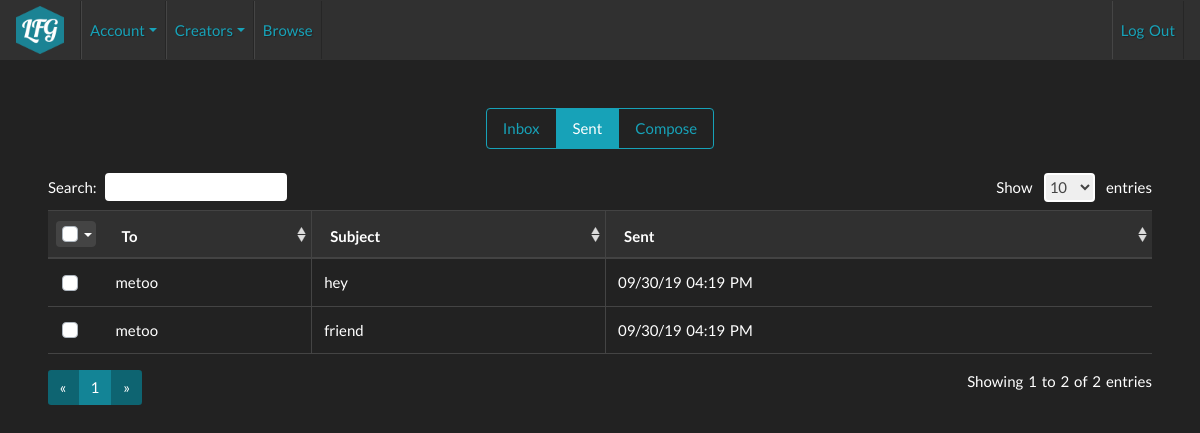
Page /sent (signed in) on the committed database.
### tables this page shows
CREATE TABLE 'messages' ('mess_id' integer PRIMARY KEY AUTOINCREMENT NOT NULL,'to_user' varchar(50) NOT NULL,'from_user' varchar(50) NOT NULL,'subject' varchar(50) NOT NULL, 'message' varchar(5000) NOT NULL,'read' boolean NOT NULL DEFAULT 0, 'sent' timestamp NOT NULL DEFAULT CURRENT_TIMESTAMP , 'to_del' boolean NOT NULL DEFAULT 0, 'from_del' boolean NOT NULL DEFAULT 0);

### application.py (the view)
@app.route("/sent")
@login_required
def sent():
    sent_messes = db.execute("SELECT mess_id, to_user, subject, sent FROM messages WHERE from_user = (SELECT username FROM users WHERE id = :id) AND from_del = 0",
                             id=session["user_id"])
    for message in sent_messes:
        message['sent'] = datetime_convert(message['sent'])
    return render_template("sent.html", sent_messes=sent_messes)

### application.py (called while the page is built)
@app.after_request
def after_request(response):
    response.headers["Cache-Control"] = "no-cache, no-store, must-revalidate"
    response.headers["Expires"] = 0
    response.headers["Pragma"] = "no-cache"
    return response

### helpers.py (called while the page is built)
def datetime_convert(timestamp):
    time_db = strptime(timestamp, "%Y-%m-%d %H:%M:%S")
    return strftime("%x %I:%M %p", time_db)

def login_required(f):
    @wraps(f)
    def decorated_function(*args, **kwargs):
        if session.get("user_id") is None:
            return redirect("/login")
        return f(*args, **kwargs)
    return decorated_function

### templates/sent.html (shortened to what this page needs)
{% extends "layout.html" %}
{% block main %}
    <div class="btn-group mb-3" role="group" aria-label="Inbox Navigation">
        <button type="button" class="btn btn-outline-info px-3 py-2" aria-label="Inbox button" onclick="window.location='/'">Inbox</button>
        <button type="button" class="btn btn-outline-info px-3 py-2 active" aria-label="Sent button" onclick="window.location='/sent'">Sent</button>
        <button type="button" class="btn btn-outline-info px-3 py-2" aria-label="Compose button" onclick="window.location='/compose'">Compose</button>
    </div>
    <div class="text-left spacing">
        <div class="table-responsive dataTables_wrapper no-footer" id="DataTables_Sent_Table_wrapper">
            <table class="table table-hover dataTable no-footer borBot" id="DataTables_Sent_Table">
                <thead class="thead-dark">
                    <tr>
                        <th class="colCheck pl-2 pr-0">
                            <div class="btn-group">
                                <div class="btnCheck custom-control custom-checkbox">
                                </div>
                                <button type="button" class="btn btn-secondary btnTog dropdown-toggle dropdown-toggle-split" data-toggle="dropdown" aria-haspopup="true" aria-expanded="false">
                                </button>
                            </div>
                        </th>
                        <th class="sorting row_link borRight" tabindex="0" aria-controls="DataTables_Sent_Table" rowspan="1" colspan="1" aria-label="To: activate to sort column ascending">To</th>
                        <th class="sorting row_link borRight" tabindex="0" aria-controls="DataTables_Sent_Table" rowspan="1" colspan="1" aria-label="Subject: activate to sort column ascending">Subject</th>
                        <th class="sorting_desc row_link" tabindex="0" aria-controls="DataTables_Sent_Table" rowspan="1" colspan="1" aria-sort="descending" aria-label="Sent: activate to sort column ascending">Sent</th>
                    </tr>
                </thead>
                <tbody>
                    {% for message in sent_messes %}
                        <tr>
                            <td class="colCheck">
                                <div class="custom-control custom-checkbox">
                                </div>
                            </td>
                            <td class="row_link borRight" onclick="window.location='/message?mess_id={{ message.mess_id }}'">{{ message.to_user }}</td>
                            <td class="row_link borRight" onclick="window.location='/message?mess_id={{ message.mess_id }}'">{{ message.subject }}</td>
                            <td class="row_link" onclick="window.location='/message?mess_id={{ message.mess_id }}'">{{ message.sent }}</td>
                        </tr>
                    {% endfor %}
                </tbody>
            </table>
        </div>
    </div>
{% endblock %}

### static/styles.css (style rules this page uses)
.btnCheck { background-color: #444; border-bottom-left-radius: 0.25rem; border-top-left-radius: 0.25rem; width: 25px; }
.btnTog { padding: 2px 3px 0px; }
.colCheck { width: 50px; }
.borBot { border-bottom: 1px solid #444; }
.borRight { border-right: 1px solid #444; }
.spacing { word-spacing: 2px; }
table.dataTable thead th, table.dataTable thead td { padding: 10px 18px; }
.sorting_desc { background: url('images/sort_desc.png') no-repeat right center; }
.sorting { background: url('images/sort_both.png') no-repeat right center; }

### rows in the picture
messages: to_user "metoo", subject "hey", sent "09/30/19 04:19 PM"
messages: to_user "metoo", subject "friend", sent "09/30/19 04:19 PM"
